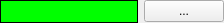
<?xml version="1.0" encoding="UTF-8"?>
<ui version="4.0">
 <class>AckColorSelector</class>
 <widget class="QWidget" name="AckColorSelector">
  <property name="geometry">
   <rect>
    <x>0</x>
    <y>0</y>
    <width>224</width>
    <height>23</height>
   </rect>
  </property>
  <property name="sizePolicy">
   <sizepolicy hsizetype="Expanding" vsizetype="Fixed">
    <horstretch>0</horstretch>
    <verstretch>0</verstretch>
   </sizepolicy>
  </property>
  <property name="windowTitle">
   <string>Form</string>
  </property>
  <layout class="QHBoxLayout" name="horizontalLayout">
   <property name="leftMargin">
    <number>0</number>
   </property>
   <property name="topMargin">
    <number>0</number>
   </property>
   <property name="rightMargin">
    <number>0</number>
   </property>
   <property name="bottomMargin">
    <number>0</number>
   </property>
   <item>
    <widget class="QFrame" name="frame">
     <property name="sizePolicy">
      <sizepolicy hsizetype="Expanding" vsizetype="Preferred">
       <horstretch>0</horstretch>
       <verstretch>0</verstretch>
      </sizepolicy>
     </property>
     <property name="styleSheet">
      <string notr="true">background-color: lime;</string>
     </property>
     <property name="frameShape">
      <enum>QFrame::Box</enum>
     </property>
     <property name="frameShadow">
      <enum>QFrame::Plain</enum>
     </property>
     <property name="lineWidth">
      <number>1</number>
     </property>
    </widget>
   </item>
   <item>
    <widget class="QPushButton" name="pushButton">
     <property name="text">
      <string>...</string>
     </property>
    </widget>
   </item>
  </layout>
 </widget>
 <resources/>
 <connections/>
</ui>
